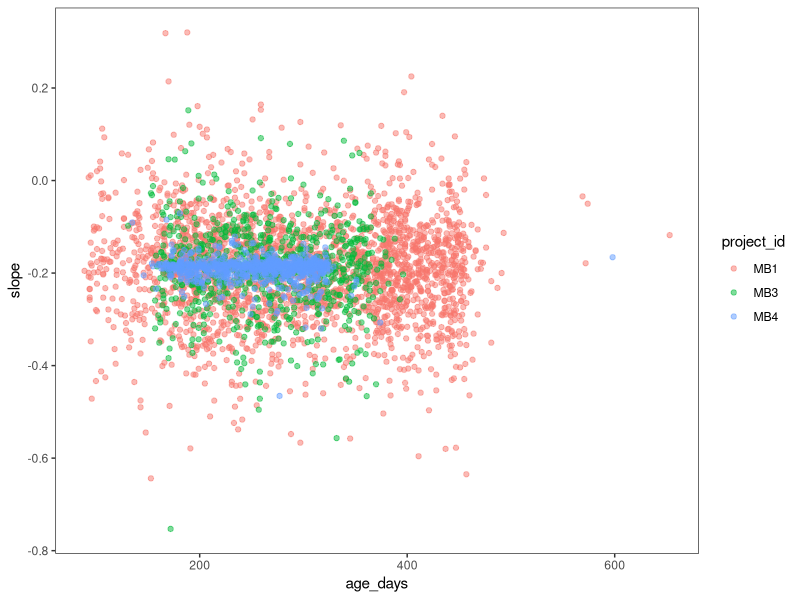
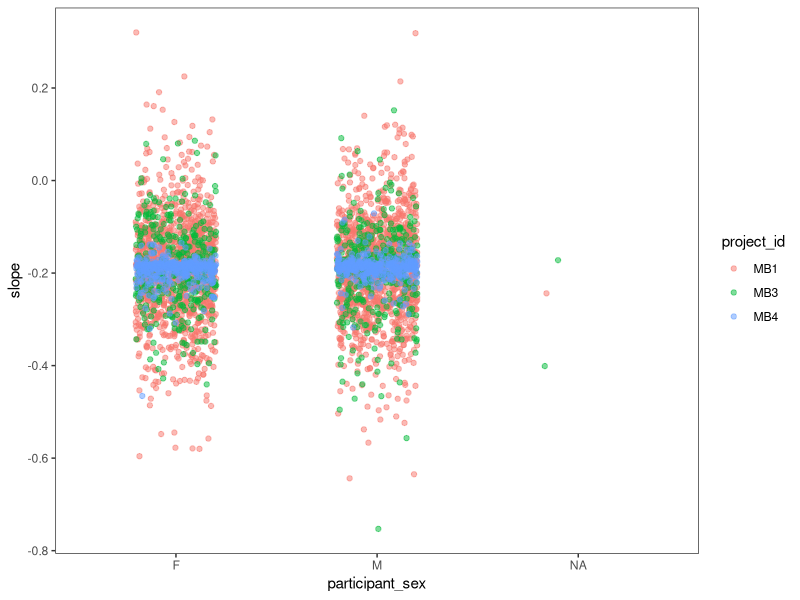
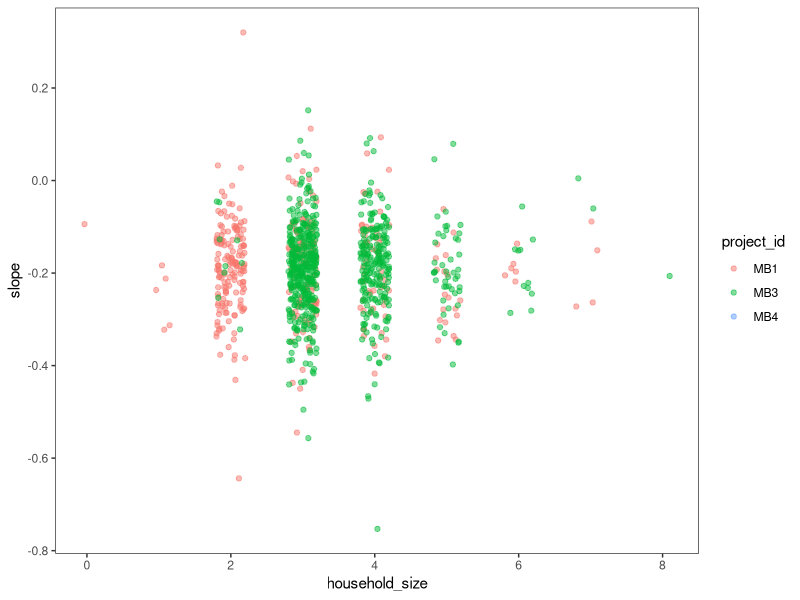
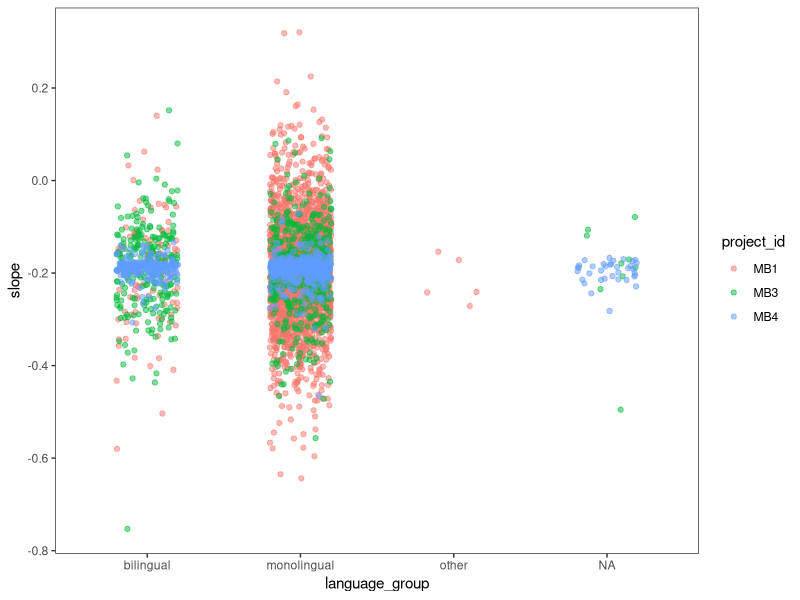
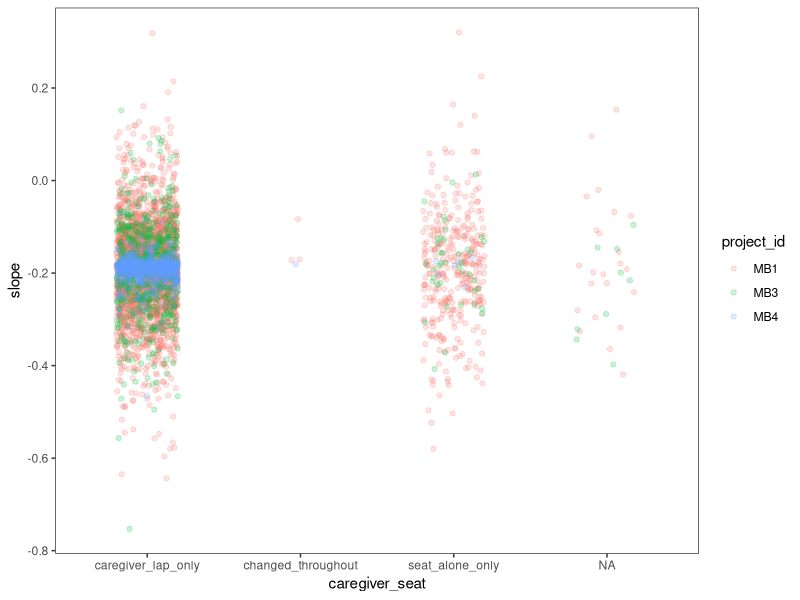
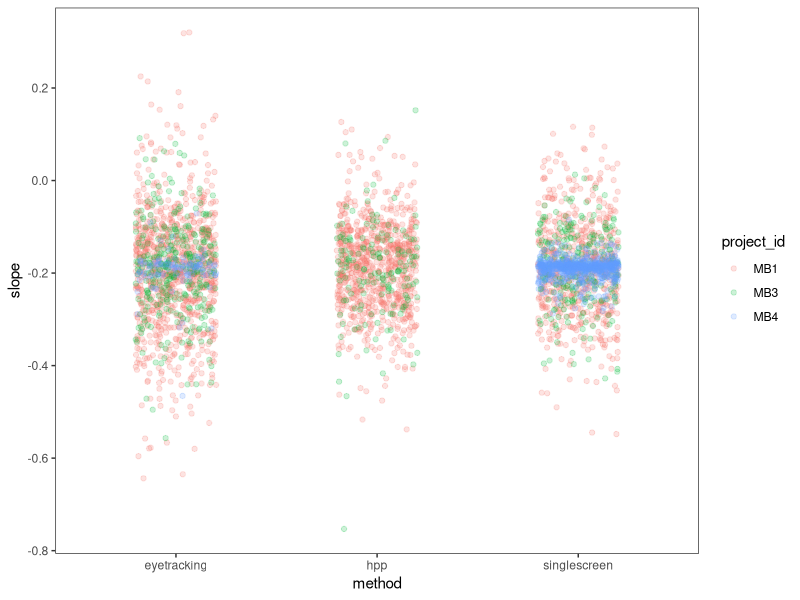

Write the R code that produced these figures, in order.
## ---- chunk 1
knitr::opts_chunk$set(echo = TRUE, warning = FALSE, message = FALSE)
library(tidyverse)
library(lme4)
library(lmerTest)
library(broom.mixed)
library(here)
library(zoo)

theme_set(theme_bw() + 
            theme(panel.grid = element_blank()))
## ---- chunk 2
df_child <- read_csv(here("data", "processed_data", "child_demogs_slopes.csv"))
## ---- chunk 3
df_child |> 
  ggplot(aes(x = age_days, y = slope, col = project_id)) +
  geom_point(alpha = .5)
## ---- chunk 4
df_child |> 
  ggplot(aes(x = participant_sex, y = slope, col = project_id)) +
  geom_point(alpha = .5, position = position_jitter(width = .2))
## ---- chunk 5
df_child |> 
  ggplot(aes(x = household_size, y = slope, col = project_id)) +
  geom_point(alpha = .5, position = position_jitter(width = .2))
## ---- chunk 6
df_child |> 
  ggplot(aes(x = language_group, y = slope, col = project_id)) +
  geom_point(alpha = .5, position = position_jitter(width = .2))
## ---- chunk 7
df_child |> 
  ggplot(aes(x = caregiver_seat, y = slope, col = project_id)) +
  geom_point(alpha = .2, position = position_jitter(width = .2))
## ---- chunk 8
df_child |> 
  ggplot(aes(x = method, y = slope, col = project_id)) +
  geom_point(alpha = .2, position = position_jitter(width = .2))
